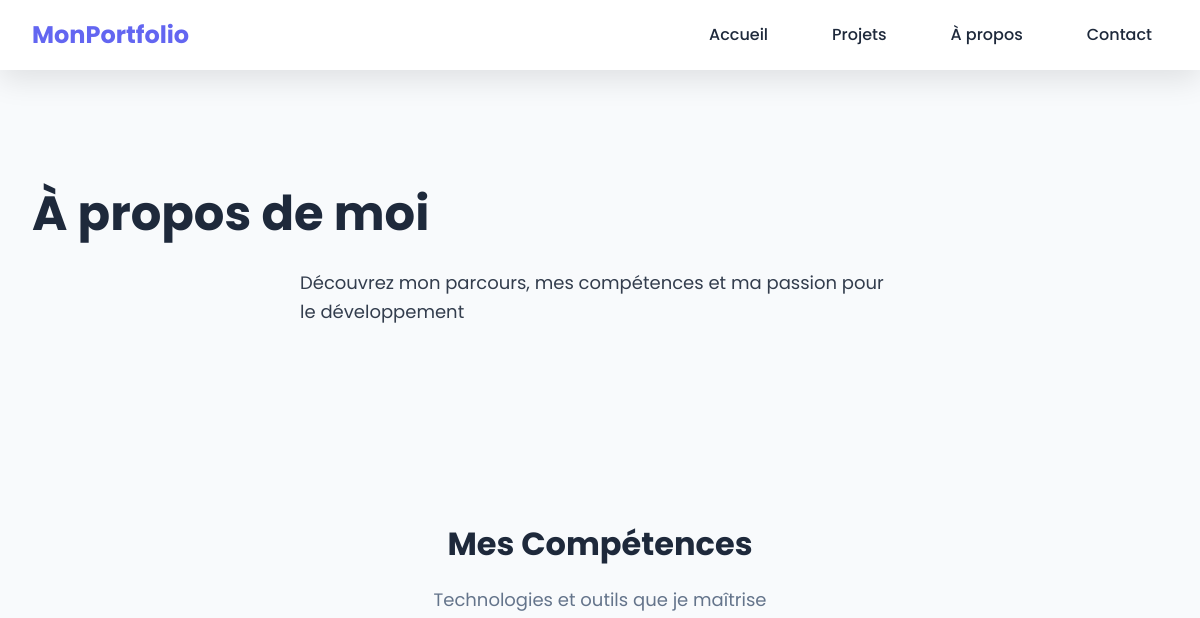
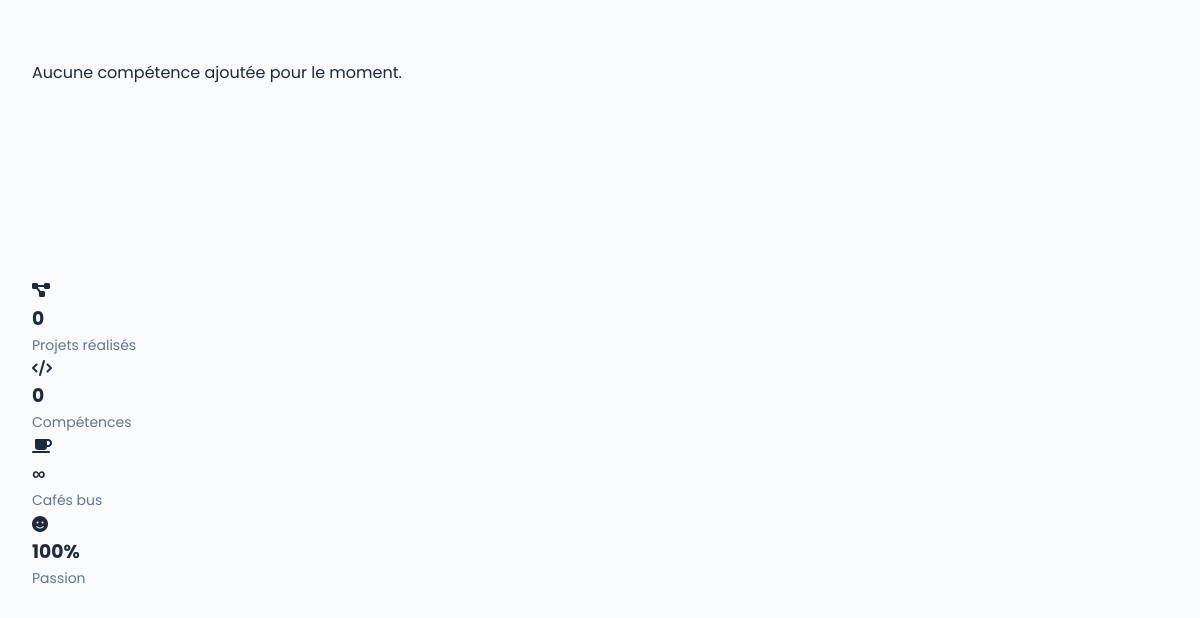
Page /about/ (upper part) on the earlier database version (2 pictures, top to bottom).
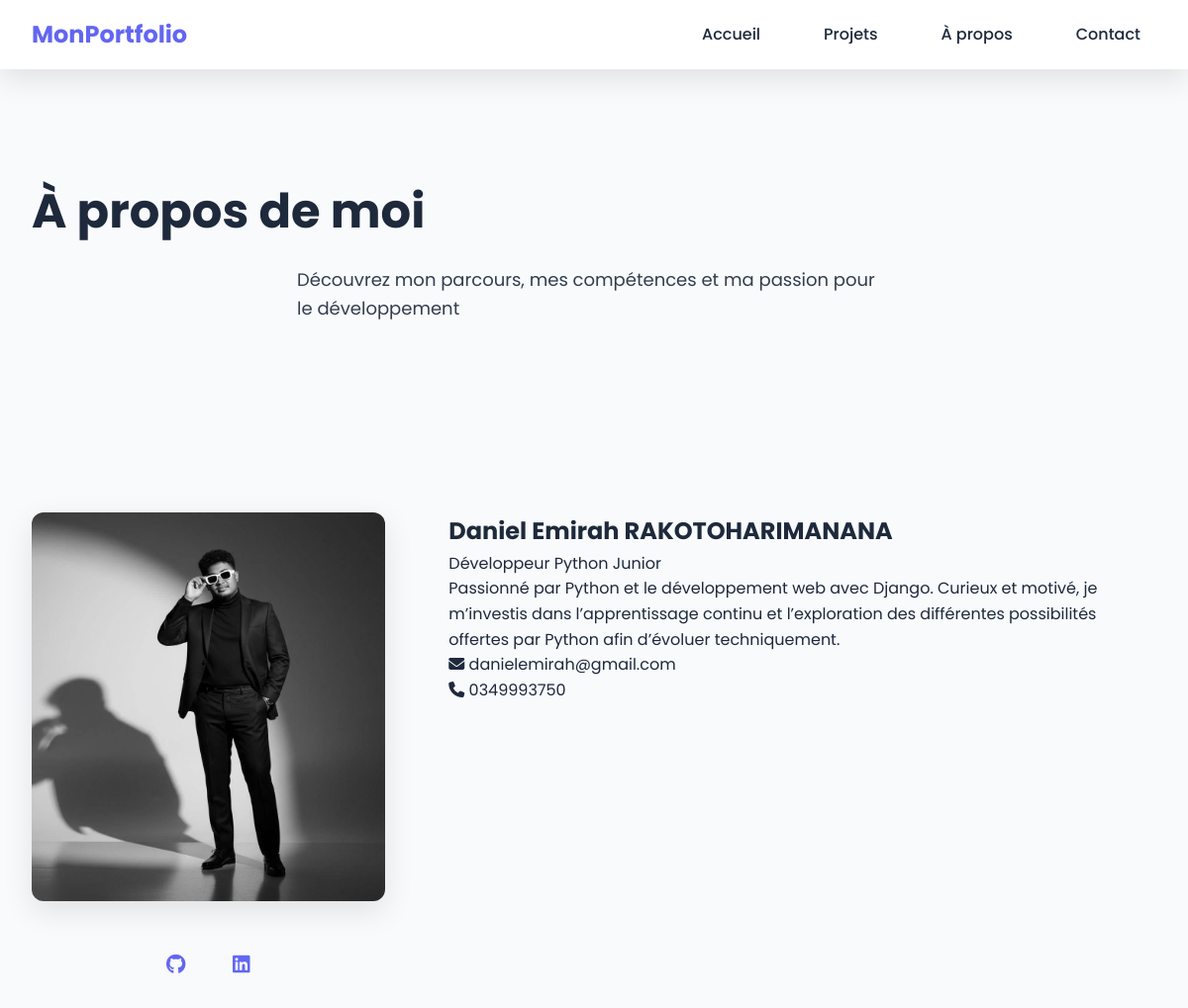
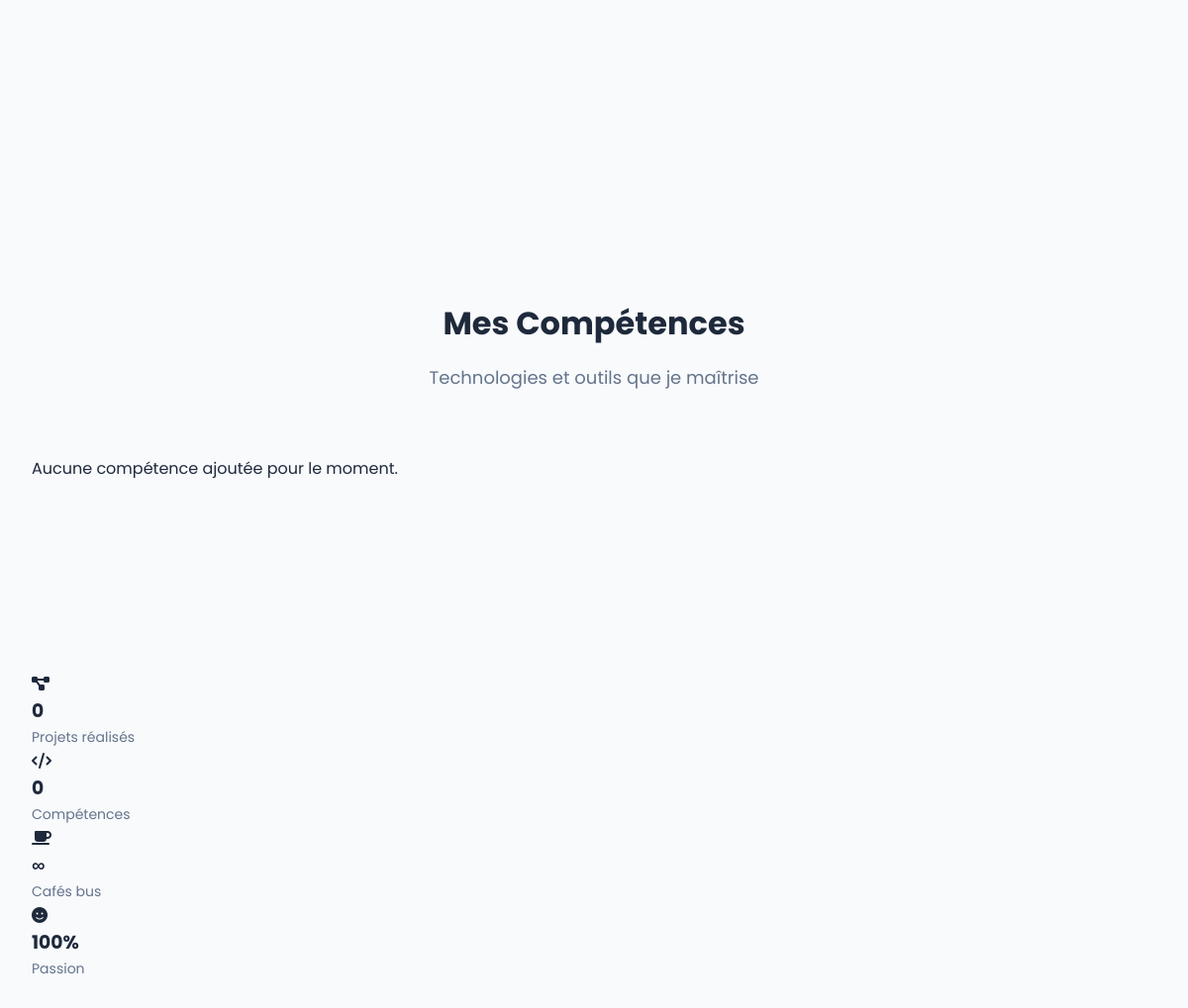
Same page on the later database version (2 pictures, top to bottom).
### portfolio/models.py (models this page shows, shortened)
class Profile(models.Model):
    full_name = models.CharField(max_length=100, verbose_name="Nom complet")
    title = models.CharField(max_length=200, verbose_name="Titre professionnel")
    bio = models.TextField(verbose_name="Biographie")
    profile_picture = models.ImageField(upload_to='profile/', verbose_name="Photo de profil")
    email = models.EmailField(verbose_name="Email")
    phone = models.CharField(max_length=20, blank=True, null=True, verbose_name="Téléphone")
    github_link = models.URLField(blank=True, null=True, verbose_name="Lien GitHub")
    linkedin_link = models.URLField(blank=True, null=True, verbose_name="Lien LinkedIn")
    twitter_link = models.URLField(blank=True, null=True, verbose_name="Lien Twitter")
    cv_file = models.FileField(upload_to='cv/', blank=True, null=True, verbose_name="Fichier CV")
    class Meta:
        verbose_name = "Profil"
        verbose_name_plural = "Profils"

### portfolio/views.py (the view)
# urls.py: path('about/', views.about, name='about'),
def about(request):
    profile = Profile.objects.first()
    skills = Skill.objects.all()
    projects_count = Project.objects.count()
    context = {
        'profile': profile,
        'skills': skills,
        'projects_count': projects_count,
    }
    return render(request, 'portfolio/about.html', context)

### templates/portfolio/about.html (shortened to what this page needs)
{% extends 'portfolio/base.html' %}
{% load static %}
{% block content %}
<section class="about-hero">
    <div class="container">
        <div class="about-hero-content">
            <h1 class="page-title">À propos de moi</h1>
            <p class="page-description">
                Découvrez mon parcours, mes compétences et ma passion pour le développement
            </p>
        </div>
    </div>
</section>
{% if profile %}
<section class="about-profile">
    <div class="container">
        <div class="profile-grid">
            <div class="profile-image-container">
                {% if profile.profile_picture %}
                    <img src="{{ profile.profile_picture.url }}"
                         alt="{{ profile.full_name }}"
                         class="profile-image">
                {% else %}
                    <img src="{% static 'images/default-avatar.png' %}"
                         alt="Avatar par défaut"
                         class="profile-image">
                {% endif %}
                <div class="profile-social">
                    {% if profile.github_link %}
                        <a href="{{ profile.github_link }}" target="_blank" class="social-icon" aria-label="GitHub">
                            <i class="fab fa-github"></i>
                        </a>
                    {% endif %}
                    {% if profile.linkedin_link %}
                        <a href="{{ profile.linkedin_link }}" target="_blank" class="social-icon" aria-label="LinkedIn">
                            <i class="fab fa-linkedin"></i>
                        </a>
                    {% endif %}
                </div>
            </div>
            <div class="profile-content">
                <h2 class="profile-name">{{ profile.full_name }}</h2>
                <p class="profile-title">{{ profile.title }}</p>
                <div class="profile-bio">
                    {{ profile.bio|linebreaks }}
                </div>
                <div class="profile-contact-info">
                    <div class="contact-item">
                        <i class="fas fa-envelope"></i>
                        <a href="mailto:{{ profile.email }}">{{ profile.email }}</a>
                    </div>
                    {% if profile.phone %}
                        <div class="contact-item">
                            <i class="fas fa-phone"></i>
                            <a href="tel:{{ profile.phone }}">{{ profile.phone }}</a>
                        </div>
                    {% endif %}
                </div>
            </div>
        </div>
    </div>
</section>
{% endif %}
<section class="about-skills">
    <div class="container">
        <h2 class="section-title">Mes Compétences</h2>
        <p class="section-subtitle">Technologies et outils que je maîtrise</p>
        {% if skills %}
            {% regroup skills by category as skills_by_category %}
            <div class="skills-categories">
                {% for category in skills_by_category %}
                    <div class="skill-category-section">
                        <h3 class="category-title">
                            <i class="fas fa-layer-group"></i>
                            {{ category.grouper }}
                        </h3>
                        <div class="skills-list">
                            {% for skill in category.list %}
                                <div class="skill-item">
                                    <div class="skill-header">
                                        {% if skill.icon %}
                                            <i class="{{ skill.icon }} skill-icon"></i>
                                        {% else %}
                                            <i class="fas fa-code skill-icon"></i>
                                        {% endif %}
                                        <span class="skill-name">{{ skill.name }}</span>
                                    </div>
                                    <div class="skill-bar-container">
                                        <div class="skill-bar-bg">
                                            <div class="skill-bar-fill"
                                                 style="width: {{ skill.level }}%;"
                                                 role="progressbar"
                                                 aria-valuenow="{{ skill.level }}"
                                                 aria-valuemin="0"
                                                 aria-valuemax="100">
                                            </div>
                                        </div>
                                        <span class="skill-percentage">{{ skill.level }}%</span>
                                    </div>
                                </div>
                            {% endfor %}
                        </div>
                    </div>
                {% endfor %}
            </div>
        {% else %}
            <p class="no-skills">Aucune compétence ajoutée pour le moment.</p>
        {% endif %}
    </div>
</section>
<section class="about-stats">
    <div class="container">
        <div class="stats-grid">
            <div class="stat-card">
                <i class="fas fa-project-diagram stat-icon"></i>
                <h3 class="stat-value">{{ projects_count|default:"0" }}</h3>
                <p class="stat-label">Projets réalisés</p>
            </div>
            <div class="stat-card">
                <i class="fas fa-code stat-icon"></i>
                <h3 class="stat-value">{{ skills|length }}</h3>
                <p class="stat-label">Compétences</p>
            </div>
            <div class="stat-card">
                <i class="fas fa-coffee stat-icon"></i>
                <h3 class="stat-value">∞</h3>
                <p class="stat-label">Cafés bus</p>
            </div>
            <div class="stat-card">
                <i class="fas fa-smile stat-icon"></i>
                <h3 class="stat-value">100%</h3>
                <p class="stat-label">Passion</p>
            </div>
        </div>
    </div>
</section>
{% endblock %}

### templates/portfolio/base.html (shortened to what this page needs)
{% load static %}
<!DOCTYPE html>
<html lang="fr">
<head>
    <link rel="stylesheet" href="{% static 'css/style.css' %}">
    <link rel="stylesheet" href="https://cdnjs.cloudflare.com/ajax/libs/font-awesome/6.4.0/css/all.min.css">
</head>
<body>
    <header class="header">
        <nav class="navbar">
            <div class="logo">
                <a href="{% url 'home' %}">MonPortfolio</a>
            </div>
            <ul class="nav-menu">
                <li><a href="{% url 'home' %}">Accueil</a></li>
                <li><a href="{% url 'projects' %}">Projets</a></li>
                <li><a href="{% url 'about' %}">À propos</a></li>
                <li><a href="{% url 'contact' %}">Contact</a></li>
            </ul>
        </nav>
    </header>
    <main class="main-content">
        {% block content %}{% endblock %}
    </main>
</body>
</html>

### static/css/style.css (style rules this page uses)
:root { --primary-color: #6366f1; --secondary-color: #8b5cf6; --accent-color: #ec4899; --dark-bg: #0f172a; --light-bg: #f8fafc; --text-dark: #1e293b; --text-light: #64748b; --white: #ffffff; --spacing-xs: 0.5rem; --spacing-sm: 1rem; --spacing-md: 2rem; --spacing-lg: 4rem; --spacing-xl: 6rem; --font-family: 'Poppins', sans-serif; --font-size-base: 1rem; --font-size-lg: 1.125rem; --font-size-xl: 1.5rem; --font-size-2xl: 2rem; --font-size-3xl: 3rem; --border-radius: 12px; --box-shadow: 0 10px 30px rgba(0, 0, 0, 0.1); --transition: all 0.3s ease; }
* { margin: 0; padding: 0; box-sizing: border-box; }
body { font-family: var(--font-family); font-size: var(--font-size-base); line-height: 1.6; color: var(--text-dark); background-color: var(--light-bg); overflow-x: hidden; }
a { text-decoration: none; color: inherit; transition: var(--transition); }
.header { position: fixed; top: 0; left: 0; width: 100%; background-color: var(--white); box-shadow: var(--box-shadow); z-index: 1000; padding: var(--spacing-sm) 0; }
.navbar { display: flex; justify-content: space-between; align-items: center; max-width: 1200px; margin: 0 auto; padding: 0 var(--spacing-md); }
.logo a { font-size: var(--font-size-xl); font-weight: 700; color: var(--primary-color); }
.nav-menu { display: flex; list-style: none; gap: var(--spacing-md); }
.nav-menu a { font-weight: 500; padding: var(--spacing-xs) var(--spacing-sm); border-radius: var(--border-radius); transition: var(--transition); }
.main-content { margin-top: 80px; }
.container { max-width: 1200px; margin: 0 auto; padding: 0 var(--spacing-md); }
section { padding: var(--spacing-xl) 0; }
.section-title { font-size: var(--font-size-2xl); font-weight: 700; text-align: center; margin-bottom: var(--spacing-sm); }
.section-subtitle { font-size: var(--font-size-lg); color: var(--text-light); text-align: center; margin-bottom: var(--spacing-lg); }
.page-title { font-size: var(--font-size-3xl); margin-bottom: var(--spacing-sm); }
.page-description { font-size: var(--font-size-lg); opacity: 0.9; max-width: 600px; margin: 0 auto; }
.stat-label { display: block; color: var(--text-light); font-size: 0.875rem; }
.profile-grid { display: grid; grid-template-columns: 1fr 2fr; gap: var(--spacing-lg); margin-bottom: var(--spacing-xl); }
.profile-image { width: 100%; border-radius: var(--border-radius); box-shadow: var(--box-shadow); }
.profile-social { display: flex; gap: var(--spacing-sm); justify-content: center; margin: var(--spacing-md) 0; }
.social-icon { width: 50px; height: 50px; display: flex; align-items: center; justify-content: center; background: var(--light-bg); border-radius: 50%; color: var(--primary-color); font-size: 1.25rem; transition: var(--transition); }

Differences in the rows shown:
added Profile: profile_picture (picture), full_name "Daniel Emirah RAKOTOHARIMANANA", title "Développeur Python Junior", bio "Passionné par Python et le développement web avec Django. Curieux et motivé, je m’investis dans l’apprentissage continu et l’exploration des différentes possibilités offertes par Python afin d’évoluer techniquement.", email "danielemirah@gmail.com", phone "0349993750"
